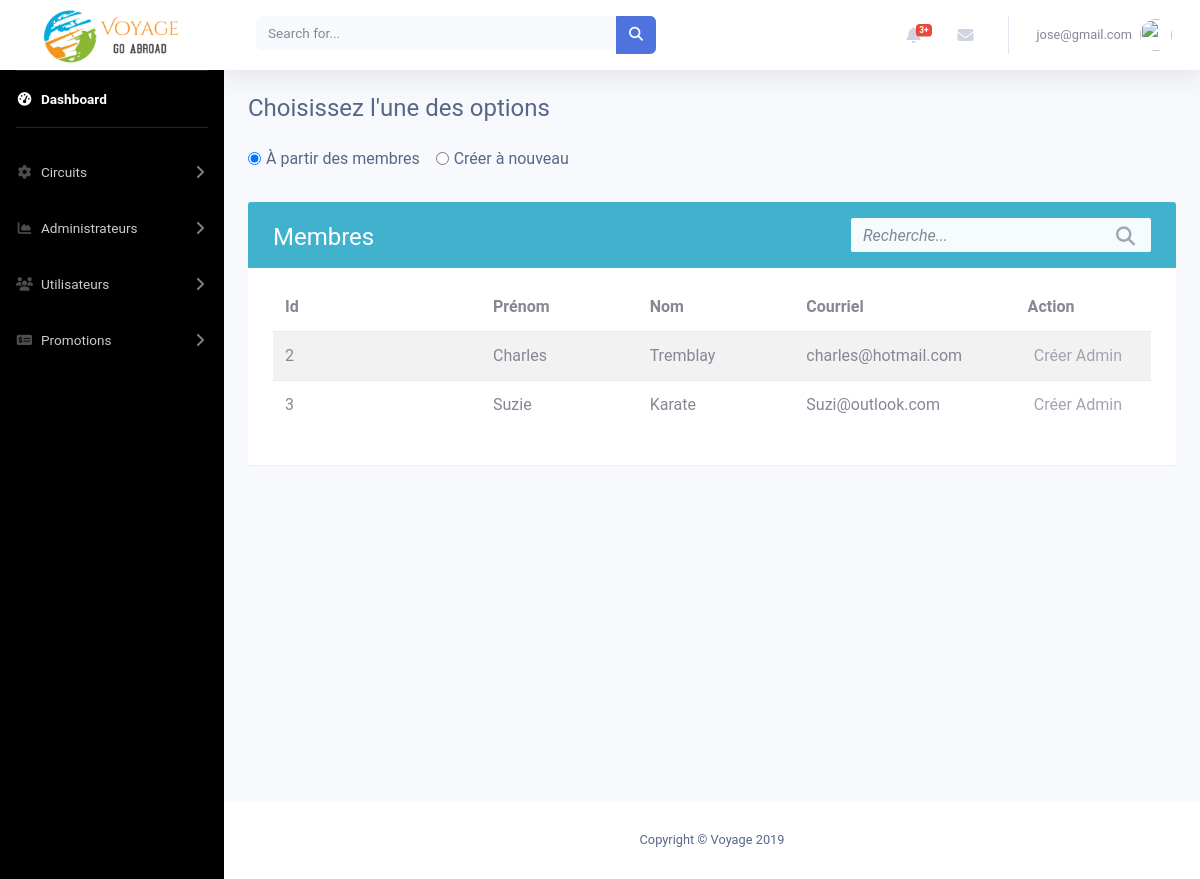
The page /admin/creerAdmin.php (signed in) on the database its author committed.
### tables this page shows
CREATE TABLE `utilisateur` (
  `idUtilisateur` int(11) NOT NULL,
  `prenom` varchar(50) NOT NULL,
  `nom` varchar(50) NOT NULL,
  `courriel` varchar(50) NOT NULL,
  `password` varchar(100) NOT NULL DEFAULT 'p@ssw0rd',
  `sexe` varchar(50) DEFAULT NULL,
  `adresse` varchar(50) DEFAULT NULL,
  `ville` varchar(50) DEFAULT NULL,
  `codePostal` varchar(50) DEFAULT NULL,
  `pays` varchar(50) DEFAULT NULL,
  `role` varchar(50) NOT NULL DEFAULT 'Membre'
);

### admin/includes/membres.php (the view, shortened to what this page needs)
<?php
    include_once "controlleur/connexionDB.php";
    $stmt = $conn->query('SELECT * FROM utilisateur WHERE role != "Admin"');
    $table = '
                <div class="table-wrapper">
                    <div class="table-title">
                        <div class="row">
                            <div class="col-sm-8">
                                <h2>Membres</b></h2>
                            </div>
                            <div class="col-sm-4">
                                <div class="search-box">
                                    <div class="input-group">
                                        <input type="text" id="search" class="form-control" placeholder="Recherche...">
                                        <span class="input-group-addon"><i class="fa fa-search" aria-hidden="true"></i></span>
                                    </div>
                                </div>
                            </div>
                        </div>
                    </div>
                    <table class="table table-striped">
                        <thead>
                            <tr>
                                <th>Id</th>
                                <th>Prénom</th>
                                <th>Nom</th>
                                <th>Courriel</th>
                                <th style="width: 200px; text-align: center;">Action</th>
                            </tr>
                        </thead>
                        <tbody>';
                        while ($row = $stmt->fetch()) {
                            $table .= '
                                    <tr>
                                        <td>' . $row->idUtilisateur . '</td>
                                        <td>' . $row->prenom . '</td>
                                        <td>' . $row->nom . '</td>
                                        <td>' . $row->courriel . '</td>
                                        <td style="width: 200px;">
                                            <div class="col-md-12 choix">
                                                <a href="" data-toggle="modal" data-target="#exampleModal'. $row->idUtilisateur .'">Créer Admin</a>
                                                <div style="color: black;" class="modal fade" id="exampleModal'. $row->idUtilisateur .'" tabindex="-1" role="dialog" aria-labelledby="exampleModalLabel" aria-hidden="true">
                                                        Êtes-vous certain de vouloir promouvoir "' . $row->prenom . " " . $row->nom . '" à admin?
                                                            <a type="button" href="adminFromUtilisateur.php?idUtilisateur=' . $row->idUtilisateur . '" class="btn btn-primary">Confirmer</a>
                                                </div>
                                            </div>
                                        </td>
                                    </tr>';
                        }
                $table .= '</tbody>
                        </table>
                    </div>
                ';
?><div class="container minimumHeight">
    <?php
        echo $table;
    ?>
</div>

### admin/css/abdel.css (style rules this page uses)
.choix { text-align: right !important; }
.minimumHeight { min-height: 75vh !important; }

### admin/css/crud.css (style rules this page uses)
body { color: #566787; background: #f7f5f2; font-family: 'Roboto', sans-serif; }
.table-wrapper { background: #fff; padding: 20px 25px; margin: 30px auto; border-radius: 3px; box-shadow: 0 1px 1px rgba(0,0,0,.05); }
.table-title { color: #fff; background: #40b2cd; padding: 16px 25px; margin: -20px -25px 10px; border-radius: 3px 3px 0 0; }
.table-title h2 { margin: 5px 0 0; font-size: 24px; }
.search-box { position: relative; float: right; }
.search-box .input-group { min-width: 300px; position: absolute; right: 0; }
.search-box .input-group-addon, .search-box input { border-color: #ddd; border-radius: 0; }
.search-box input { height: 34px; padding-right: 35px; background: #f4fcfd; border: none; border-radius: 2px !important; }
.search-box input::placeholder { font-style: italic; }
.search-box .input-group-addon { min-width: 35px; border: none; background: transparent; position: absolute; right: 0; z-index: 9; padding: 6px 0; }
.search-box i { color: #a0a5b1; font-size: 19px; position: relative; top: 2px; }
table.table { table-layout: fixed; margin-top: 15px; }
table.table tr th, table.table tr td { border-color: #e9e9e9; vertical-align: center; }
table.table th:first-child { width: 13rem; }
table.table td a { color: #a0a5b1; display: inline-block; margin: 0 5px; }
table.table thead th { border: none; }

### rows shown on the page
utilisateur: idUtilisateur "2", prenom "Charles", nom "Tremblay", courriel "charles@hotmail.com"
utilisateur: idUtilisateur "3", prenom "Suzie", nom "Karate", courriel "Suzi@outlook.com"

### other values the page prints
$_SESSION['courriel'] "jose@gmail.com"
